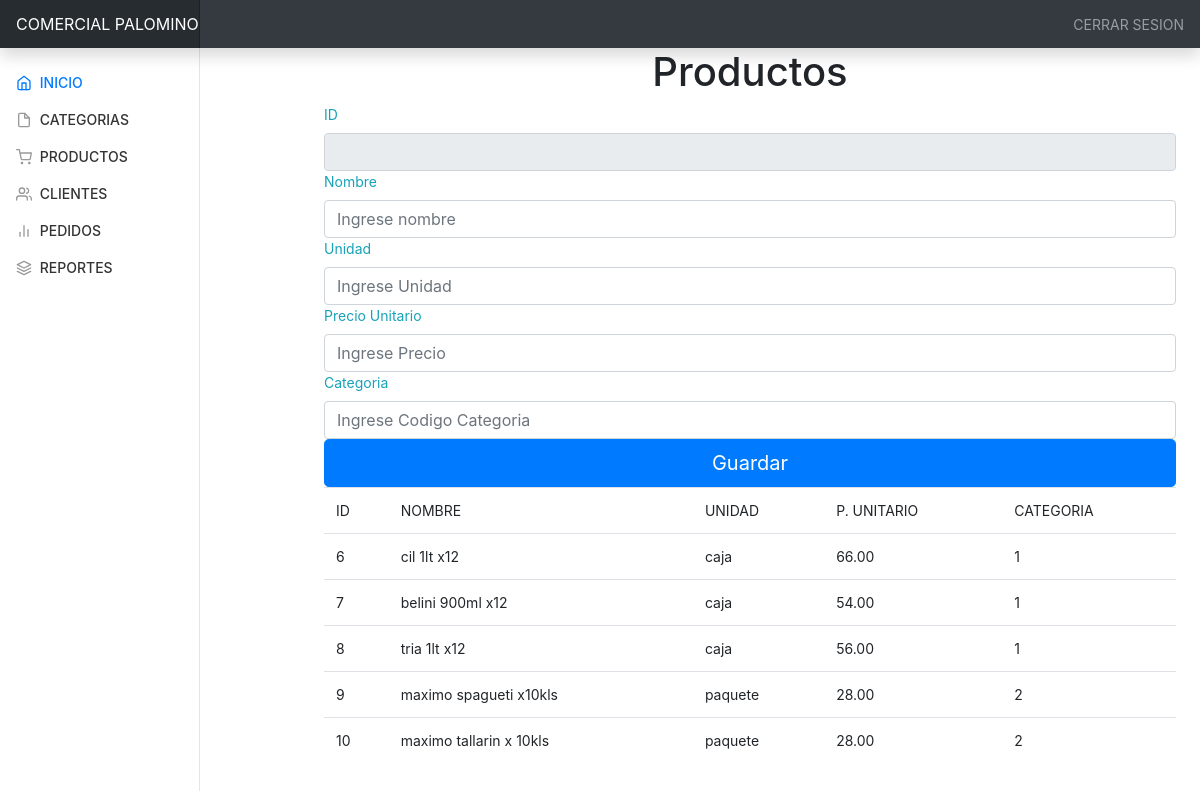
Page /producto.php (signed in) on the committed database.
### tables this page shows
CREATE TABLE `producto` (
  `IDPRODUCTO` int(11) NOT NULL,
  `NOMBREPROD` varchar(250) DEFAULT NULL,
  `UNIDAD` char(20) DEFAULT NULL,
  `PREUNIT` decimal(6,2) DEFAULT NULL,
  `PR_IDCAT` int(11) DEFAULT NULL
);

### producto.php (the view, shortened to what this page needs)
<!doctype html>
<html lang="en">
  <head>
<link href="css/bootstrap.min.css" rel="stylesheet">
<link href="css/style.css" rel="stylesheet">
    <link href="dashboard.css" rel="stylesheet">
  </head>
  <body>
  <?php
        require_once 'login.php';
        $conexion = new mysqli($hn, $un, $pw, $db);
?>
    <nav class="navbar navbar-dark sticky-top bg-dark flex-md-nowrap p-0 shadow">
  <a class="navbar-brand col-md-3 col-lg-2 mr-0 px-3" href="#">COMERCIAL PALOMINO</a>
  <ul class="navbar-nav px-3">
    <li class="nav-item text-nowrap">
      <a class="nav-link" href="#">CERRAR SESION</a>
    </li>
  </ul>
</nav>
<div class="container-fluid">
  <div class="row">
    <nav id="sidebarMenu" class="col-md-3 col-lg-2 d-md-block bg-gradient-light sidebar collapse">
      <div class="sidebar-sticky pt-3">
        <ul class="nav flex-column">
          <li class="nav-item">
            <a class="nav-link active" href="#">
              <span data-feather="home"></span>
              INICIO <span class="sr-only">(current)</span>
            </a>
          </li>
          <li class="nav-item">
            <a class="nav-link" href="categoria.php">
              <span data-feather="file"></span>
              CATEGORIAS
            </a>
          </li>
          <li class="nav-item">
            <a class="nav-link" href="producto.php">
              <span data-feather="shopping-cart"></span>
              PRODUCTOS
            </a>
          </li>
          <li class="nav-item">
            <a class="nav-link" href="cliente.php">
              <span data-feather="users"></span>
              CLIENTES
            </a>
          </li>
          <li class="nav-item">
            <a class="nav-link" href="pedido.php">
              <span data-feather="bar-chart-2"></span>
              PEDIDOS
            </a>
          </li>
          <li class="nav-item">
            <a class="nav-link" href="#">
              <span data-feather="layers"></span>
              REPORTES
            </a>
          </li>
        </ul>
      </div>
    </nav>
    <main role="main" class="col-md-9 ml-sm-auto col-lg-10 px-md-4">
        <div id="reg">
        <h1>Productos</h1>
        <form class="form-signin" action="" method="post">
         	<label for="id" class="text-info">ID</label>
  	        <input type="text"  class="form-control" name="id" autofocus readonly>
  	        <label for="nombre" class="text-info">Nombre</label>
  	        <input type="text" class="form-control" name="nombre"  placeholder="Ingrese nombre" required>
            <label for="uni" class="text-info">Unidad</label>
  	        <input type="text" class="form-control" name="uni"  placeholder="Ingrese Unidad" required>
            <label for="pu" class="text-info">Precio Unitario</label>
  	        <input type="text" class="form-control" name="pu"  placeholder="Ingrese Precio" required>
            <label for="cat" class="text-info">Categoria</label>
            <input type="text" class="form-control" name="cat"  placeholder="Ingrese Codigo Categoria" required>
            <button class="btn btn-lg btn-primary btn-block" type="submit">Guardar</button>
        </form>
        <div id="tabla">
        <table class="table table-hover">
		<tr>
			<td>ID</td>
			<td>NOMBRE</td>
			<td>UNIDAD</td>
            <td>P. UNITARIO</td>
			<td>CATEGORIA</td>
		</tr>
		<?php
		$sql="SELECT * from producto";
		$result=mysqli_query($conexion,$sql);
		while($mostrar=mysqli_fetch_array($result)){
		 ?>
		<tr>
			<td><?php echo $mostrar['IDPRODUCTO'] ?></td>
			<td><?php echo $mostrar['NOMBREPROD'] ?></td>
			<td><?php echo $mostrar['UNIDAD'] ?></td>
            <td><?php echo $mostrar['PREUNIT'] ?></td>
			<td><?php echo $mostrar['PR_IDCAT'] ?></td>
		</tr>
	<?php
	}
	 ?>
	</table>
    </div>
        </div>
    </main>
  </div>
</div>
        <script src="js/dashboard.js"></script></body>
</html>

### css/style.css (style rules this page uses)
#reg { margin-left:100px; }
h1,h3,h5 { text-align: center; }

### css/dashboard.css (style rules this page uses)
body { font-size: .875rem; }
.feather { width: 16px; height: 16px; vertical-align: text-bottom; }
.sidebar { position: fixed; top: 0; bottom: 0; left: 0; z-index: 100; padding: 48px 0 0; box-shadow: inset -1px 0 0 rgba(0, 0, 0, .1); }
.sidebar-sticky { position: relative; top: 0; height: calc(100vh - 48px); padding-top: .5rem; overflow-x: hidden; overflow-y: auto; }
.sidebar .nav-link { font-weight: 500; color: #333; }
.sidebar .nav-link .feather { margin-right: 4px; color: #999; }
.sidebar .nav-link.active { color: #007bff; }
.sidebar .nav-link:hover .feather, .sidebar .nav-link.active .feather { color: inherit; }
.navbar-brand { padding-top: .75rem; padding-bottom: .75rem; font-size: 1rem; background-color: rgba(0, 0, 0, .25); box-shadow: inset -1px 0 0 rgba(0, 0, 0, .25); }

### rows in the picture
producto: IDPRODUCTO "6", NOMBREPROD "cil 1lt x12", UNIDAD "caja", PREUNIT "66.00", PR_IDCAT "1"
producto: IDPRODUCTO "7", NOMBREPROD "belini 900ml x12", UNIDAD "caja", PREUNIT "54.00", PR_IDCAT "1"
producto: IDPRODUCTO "8", NOMBREPROD "tria 1lt x12", UNIDAD "caja", PREUNIT "56.00", PR_IDCAT "1"
producto: IDPRODUCTO "9", NOMBREPROD "maximo spagueti x10kls", UNIDAD "paquete", PREUNIT "28.00", PR_IDCAT "2"
producto: IDPRODUCTO "10", NOMBREPROD "maximo tallarin x 10kls", UNIDAD "paquete", PREUNIT "28.00", PR_IDCAT "2"
